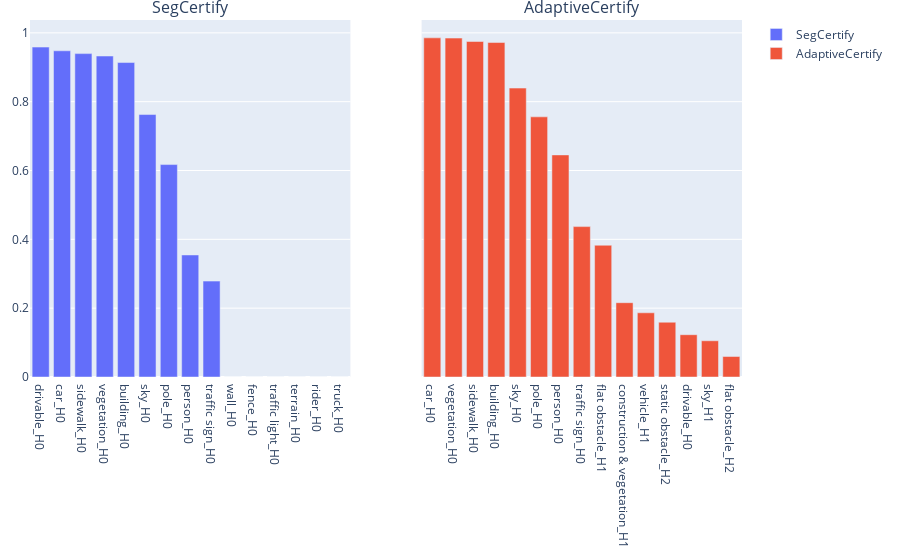

Here is the notebook cell this chart was saved with:
### Code cell
(300, 20, 'exp_0.4', 4)

f_choice = 'exp_0.40'
x_axis_title = 'Class and hierarchy'
y_axis_title = 'Mean Certified Info. Gain'
colors = ['#636EFA', '#EF553B', '#00CC96', '#AB63FA', '#FFA15A', '#19D3F3', '#FF6692', '#B6E880', '#FF97FF', '#FECB52']
subplot_titles = ("SegCertify", 'AdaptiveCertify')
ig_dict_seg = dict(sorted(ig_all[0].items(), key=lambda x:x[1], reverse=True))
ig_dict_adaptive = dict(sorted(ig_all[4].items(), key=lambda x:x[1], reverse=True))

fig = make_subplots(rows=1, cols=2, shared_yaxes=True, subplot_titles=subplot_titles)

show_legend = True
up_to = 15
for row_i, h in enumerate([0, 4]):
    if h==0: d = ig_dict_seg
    else: d = ig_dict_adaptive
    fig.add_bar(x=list(d.keys())[:up_to], y=list(d.values())[:up_to], # text=y_axis, 
                    col=row_i+1, row=1, name=subplot_titles[row_i])

    show_legend = False
fig.update_layout(
margin=dict(l=20, r=20, t=20, b=20),
)
fig.show()

### Figure 1 — Plotly figure (JSON) as saved in the notebook; plotly's stock layout.template omitted (floating-point values rounded to 4 significant figures)
{"data": [{"name": "SegCertify", "type": "bar", "x": ["drivable_H0", "car_H0", "sidewalk_H0", "vegetation_H0", "building_H0", "sky_H0", "pole_H0", "person_H0", "traffic sign_H0", "wall_H0", "fence_H0", "traffic light_H0", "terrain_H0", "rider_H0", "truck_H0"], "xaxis": "x", "y": [0.9586, 0.9478, 0.9396, 0.9326, 0.9137, 0.7626, 0.6172, 0.3545, 0.2786, 0, 0, 0, 0, 0, 0], "yaxis": "y"}, {"name": "AdaptiveCertify", "type": "bar", "x": ["car_H0", "vegetation_H0", "sidewalk_H0", "building_H0", "sky_H0", "pole_H0", "person_H0", "traffic sign_H0", "flat obstacle_H1", "construction & vegetation_H1", "vehicle_H1", "static obstacle_H2", "drivable_H0", "sky_H1", "flat obstacle_H2"], "xaxis": "x2", "y": [0.9854, 0.9847, 0.9748, 0.9718, 0.8395, 0.7559, 0.6453, 0.4369, 0.3828, 0.2159, 0.1865, 0.1591, 0.1229, 0.1053, 0.05952], "yaxis": "y2"}], "layout": {"annotations": [{"font": {"size": 16}, "showarrow": false, "text": "SegCertify", "x": 0.225, "xanchor": "center", "xref": "paper", "y": 1, "yanchor": "bottom", "yref": "paper"}, {"font": {"size": 16}, "showarrow": false, "text": "AdaptiveCertify", "x": 0.775, "xanchor": "center", "xref": "paper", "y": 1, "yanchor": "bottom", "yref": "paper"}], "margin": {"b": 20, "l": 20, "r": 20, "t": 20}, "xaxis": {"anchor": "y", "domain": [0, 0.45]}, "xaxis2": {"anchor": "y2", "domain": [0.55, 1]}, "yaxis": {"anchor": "x", "domain": [0, 1]}, "yaxis2": {"anchor": "x2", "domain": [0, 1], "matches": "y", "showticklabels": false}}}
